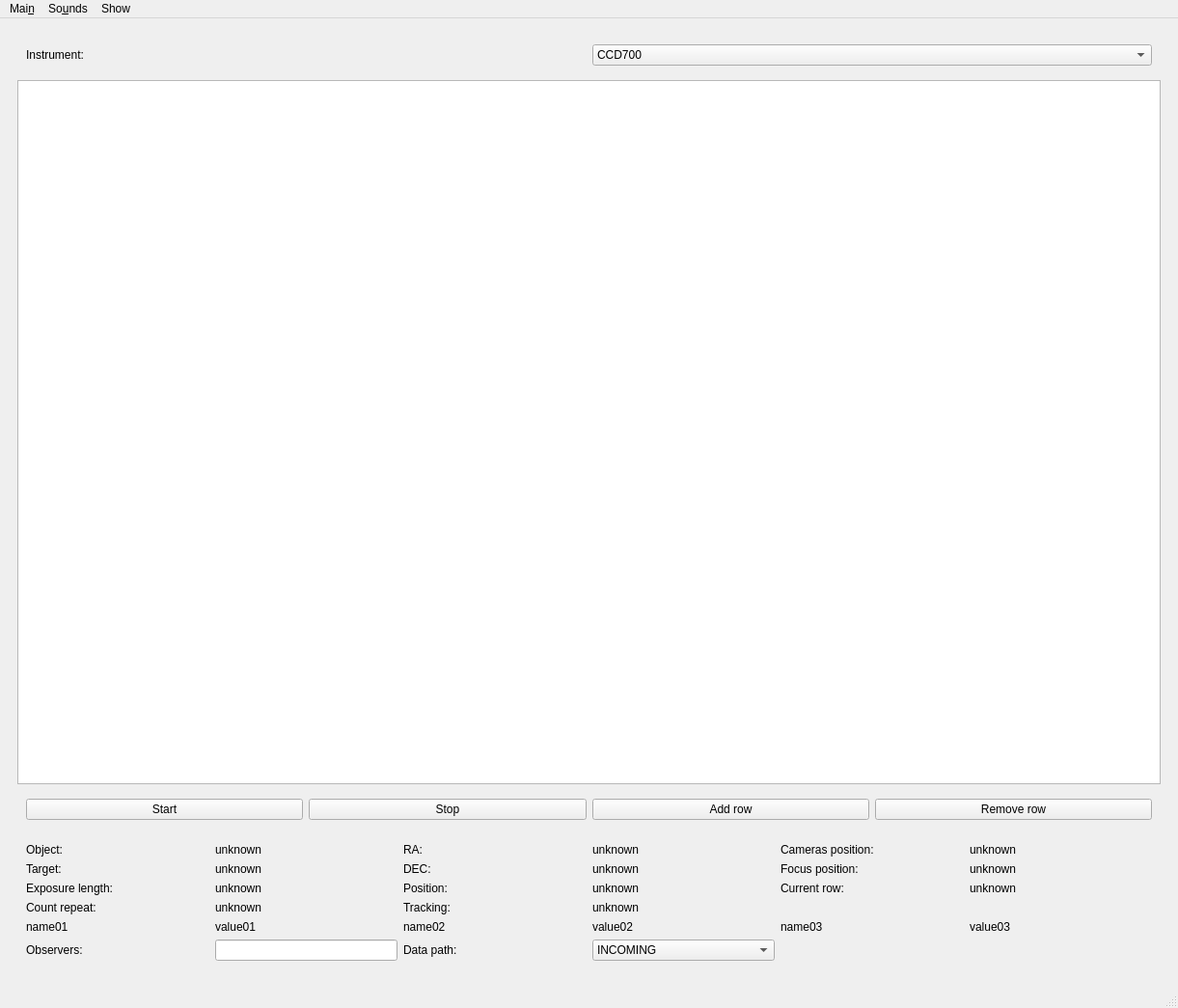
<?xml version="1.0" encoding="UTF-8"?>
<ui version="4.0">
 <class>MainWindow</class>
 <widget class="QMainWindow" name="MainWindow">
  <property name="geometry">
   <rect>
    <x>0</x>
    <y>0</y>
    <width>1221</width>
    <height>1045</height>
   </rect>
  </property>
  <property name="windowTitle">
   <string>ObserveClient</string>
  </property>
  <widget class="QWidget" name="centralwidget">
   <layout class="QGridLayout" name="gridLayout">
    <item row="0" column="0">
     <widget class="QWidget" name="main_widget" native="true">
      <layout class="QGridLayout" name="gridLayout_4">
       <item row="0" column="0">
        <widget class="QWidget" name="widget_2" native="true">
         <layout class="QHBoxLayout" name="horizontalLayout_2">
          <item>
           <widget class="QLabel" name="label">
            <property name="text">
             <string>Instrument:</string>
            </property>
           </widget>
          </item>
          <item>
           <widget class="QComboBox" name="instrument_CB">
            <item>
             <property name="text">
              <string>CCD700</string>
             </property>
            </item>
            <item>
             <property name="text">
              <string>OES</string>
             </property>
            </item>
            <item>
             <property name="text">
              <string>Photometry</string>
             </property>
            </item>
           </widget>
          </item>
         </layout>
        </widget>
       </item>
       <item row="3" column="0">
        <widget class="QWidget" name="widget_3" native="true">
         <layout class="QGridLayout" name="gridLayout_2">
          <item row="5" column="3">
           <widget class="QComboBox" name="data_path_CB">
            <item>
             <property name="text">
              <string>INCOMING</string>
             </property>
            </item>
            <item>
             <property name="text">
              <string>TECH</string>
             </property>
            </item>
           </widget>
          </item>
          <item row="0" column="3">
           <widget class="QLabel" name="ra_LB">
            <property name="text">
             <string>unknown</string>
            </property>
           </widget>
          </item>
          <item row="0" column="0">
           <widget class="QLabel" name="label_2">
            <property name="text">
             <string>Object:</string>
            </property>
           </widget>
          </item>
          <item row="5" column="1">
           <widget class="QLineEdit" name="observers_LE">
            <property name="sizePolicy">
             <sizepolicy hsizetype="Preferred" vsizetype="Fixed">
              <horstretch>0</horstretch>
              <verstretch>0</verstretch>
             </sizepolicy>
            </property>
           </widget>
          </item>
          <item row="3" column="3">
           <widget class="QLabel" name="tracking_LB">
            <property name="text">
             <string>unknown</string>
            </property>
           </widget>
          </item>
          <item row="2" column="3">
           <widget class="QLabel" name="position_LB">
            <property name="text">
             <string>unknown</string>
            </property>
           </widget>
          </item>
          <item row="3" column="1">
           <widget class="QLabel" name="count_repeat_LB">
            <property name="text">
             <string>unknown</string>
            </property>
           </widget>
          </item>
          <item row="2" column="1">
           <widget class="QLabel" name="exposure_length_LB">
            <property name="text">
             <string>unknown</string>
            </property>
           </widget>
          </item>
          <item row="3" column="0">
           <widget class="QLabel" name="label_16">
            <property name="text">
             <string>Count repeat:</string>
            </property>
           </widget>
          </item>
          <item row="1" column="5">
           <widget class="QLabel" name="focus_position_LB">
            <property name="text">
             <string>unknown</string>
            </property>
           </widget>
          </item>
          <item row="1" column="2">
           <widget class="QLabel" name="label_8">
            <property name="text">
             <string>DEC:</string>
            </property>
           </widget>
          </item>
          <item row="0" column="4">
           <widget class="QLabel" name="label_18">
            <property name="text">
             <string>Cameras position:</string>
            </property>
           </widget>
          </item>
          <item row="5" column="2">
           <widget class="QLabel" name="label_6">
            <property name="text">
             <string>Data path:</string>
            </property>
           </widget>
          </item>
          <item row="0" column="1">
           <widget class="QLabel" name="object_LB">
            <property name="text">
             <string>unknown</string>
            </property>
           </widget>
          </item>
          <item row="3" column="2">
           <widget class="QLabel" name="label_14">
            <property name="text">
             <string>Tracking:</string>
            </property>
           </widget>
          </item>
          <item row="2" column="2">
           <widget class="QLabel" name="label_4">
            <property name="text">
             <string>Position:</string>
            </property>
           </widget>
          </item>
          <item row="1" column="0">
           <widget class="QLabel" name="label_3">
            <property name="text">
             <string>Target:</string>
            </property>
           </widget>
          </item>
          <item row="2" column="0">
           <widget class="QLabel" name="label_12">
            <property name="text">
             <string>Exposure length:</string>
            </property>
           </widget>
          </item>
          <item row="0" column="2">
           <widget class="QLabel" name="label_7">
            <property name="text">
             <string>RA:</string>
            </property>
           </widget>
          </item>
          <item row="1" column="1">
           <widget class="QLabel" name="target_LB">
            <property name="text">
             <string>unknown</string>
            </property>
           </widget>
          </item>
          <item row="1" column="4">
           <widget class="QLabel" name="label_19">
            <property name="text">
             <string>Focus position:</string>
            </property>
           </widget>
          </item>
          <item row="0" column="5">
           <widget class="QLabel" name="camera_position_LB">
            <property name="text">
             <string>unknown</string>
            </property>
           </widget>
          </item>
          <item row="1" column="3">
           <widget class="QLabel" name="dec_LB">
            <property name="text">
             <string>unknown</string>
            </property>
           </widget>
          </item>
          <item row="5" column="0">
           <widget class="QLabel" name="label_9">
            <property name="text">
             <string>Observers:</string>
            </property>
           </widget>
          </item>
          <item row="4" column="0">
           <widget class="QLabel" name="name01_LB">
            <property name="text">
             <string>name01</string>
            </property>
           </widget>
          </item>
          <item row="4" column="1">
           <widget class="QLabel" name="value01_LB">
            <property name="text">
             <string>value01</string>
            </property>
           </widget>
          </item>
          <item row="4" column="2">
           <widget class="QLabel" name="name02_LB">
            <property name="text">
             <string>name02</string>
            </property>
           </widget>
          </item>
          <item row="4" column="3">
           <widget class="QLabel" name="value02_LB">
            <property name="text">
             <string>value02</string>
            </property>
           </widget>
          </item>
          <item row="2" column="4">
           <widget class="QLabel" name="label_5">
            <property name="text">
             <string>Current row:</string>
            </property>
           </widget>
          </item>
          <item row="2" column="5">
           <widget class="QLabel" name="current_row_LB">
            <property name="text">
             <string>unknown</string>
            </property>
           </widget>
          </item>
          <item row="4" column="4">
           <widget class="QLabel" name="name03_LB">
            <property name="text">
             <string>name03</string>
            </property>
           </widget>
          </item>
          <item row="4" column="5">
           <widget class="QLabel" name="value03_LB">
            <property name="text">
             <string>value03</string>
            </property>
           </widget>
          </item>
         </layout>
        </widget>
       </item>
       <item row="1" column="0">
        <widget class="QTableWidget" name="observe_TW"/>
       </item>
       <item row="2" column="0">
        <widget class="QWidget" name="widget" native="true">
         <layout class="QHBoxLayout" name="horizontalLayout">
          <item>
           <widget class="QPushButton" name="start_BT">
            <property name="text">
             <string>Start</string>
            </property>
           </widget>
          </item>
          <item>
           <widget class="QPushButton" name="stop_BT">
            <property name="text">
             <string>Stop</string>
            </property>
           </widget>
          </item>
          <item>
           <widget class="QPushButton" name="add_row_BT">
            <property name="text">
             <string>Add row</string>
            </property>
           </widget>
          </item>
          <item>
           <widget class="QPushButton" name="remove_row_BT">
            <property name="text">
             <string>Remove row</string>
            </property>
           </widget>
          </item>
         </layout>
        </widget>
       </item>
      </layout>
     </widget>
    </item>
   </layout>
  </widget>
  <widget class="QMenuBar" name="menubar">
   <property name="geometry">
    <rect>
     <x>0</x>
     <y>0</y>
     <width>1221</width>
     <height>22</height>
    </rect>
   </property>
   <widget class="QMenu" name="menuMain">
    <property name="title">
     <string>Mai&amp;n</string>
    </property>
    <addaction name="actionLoad_from_file"/>
    <addaction name="actionLoad_from_SSH"/>
    <addaction name="actionLoad_from_Stars"/>
    <addaction name="actionLoad_from_URL"/>
    <addaction name="separator"/>
    <addaction name="actionExport_to_file"/>
    <addaction name="actionExport_to_SSH"/>
    <addaction name="actionExport_to_Stars"/>
    <addaction name="actionExport_to_URL"/>
   </widget>
   <widget class="QMenu" name="menuSounds">
    <property name="title">
     <string>So&amp;unds</string>
    </property>
    <addaction name="separator"/>
    <addaction name="actionError"/>
    <addaction name="actionWarning"/>
    <addaction name="actionInfo"/>
   </widget>
   <widget class="QMenu" name="menuShow">
    <property name="title">
     <string>Show</string>
    </property>
    <addaction name="actionLog"/>
   </widget>
   <addaction name="menuMain"/>
   <addaction name="menuSounds"/>
   <addaction name="menuShow"/>
  </widget>
  <widget class="QStatusBar" name="statusbar"/>
  <action name="actionEnable_ALL">
   <property name="text">
    <string>All</string>
   </property>
  </action>
  <action name="actionDisable_ALL">
   <property name="text">
    <string>Disable ALL</string>
   </property>
  </action>
  <action name="actionError">
   <property name="text">
    <string>&amp;Error</string>
   </property>
  </action>
  <action name="actionWarning">
   <property name="text">
    <string>&amp;Warning</string>
   </property>
  </action>
  <action name="actionInfo">
   <property name="text">
    <string>&amp;Info</string>
   </property>
  </action>
  <action name="actionLoad_from_file">
   <property name="text">
    <string>&amp;Load from file</string>
   </property>
  </action>
  <action name="actionLoad_from_SSH">
   <property name="text">
    <string>Load &amp;from SSH</string>
   </property>
  </action>
  <action name="actionLoad_from_Stars">
   <property name="text">
    <string>Load from &amp;Stars</string>
   </property>
  </action>
  <action name="actionLoad_from_URL">
   <property name="text">
    <string>Load from &amp;URL</string>
   </property>
  </action>
  <action name="actionExport_to_file">
   <property name="text">
    <string>&amp;Export to file</string>
   </property>
  </action>
  <action name="actionExport_to_SSH">
   <property name="text">
    <string>E&amp;xport to SSH</string>
   </property>
  </action>
  <action name="actionExport_to_Stars">
   <property name="text">
    <string>Ex&amp;port to Stars</string>
   </property>
  </action>
  <action name="actionExport_to_URL">
   <property name="text">
    <string>Exp&amp;ort to URL</string>
   </property>
  </action>
  <action name="actionLog">
   <property name="text">
    <string>&amp;Log</string>
   </property>
  </action>
 </widget>
 <resources/>
 <connections/>
</ui>
